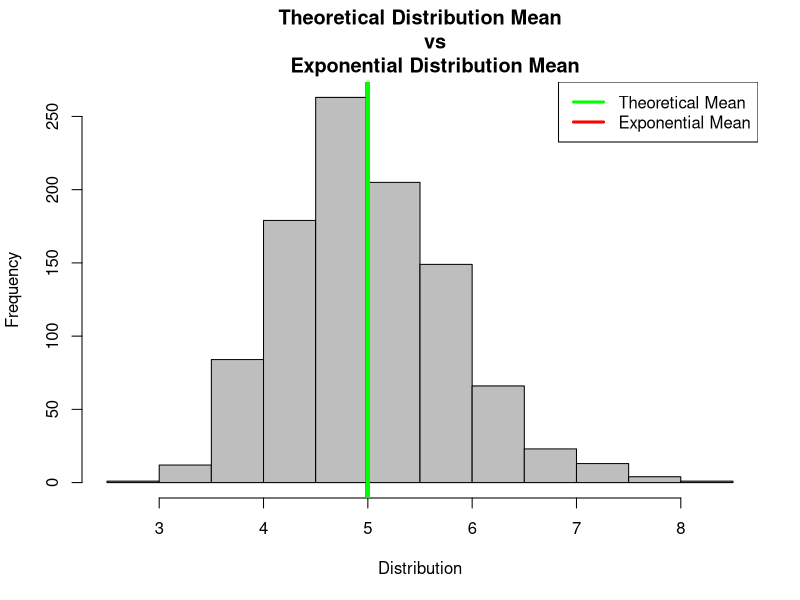
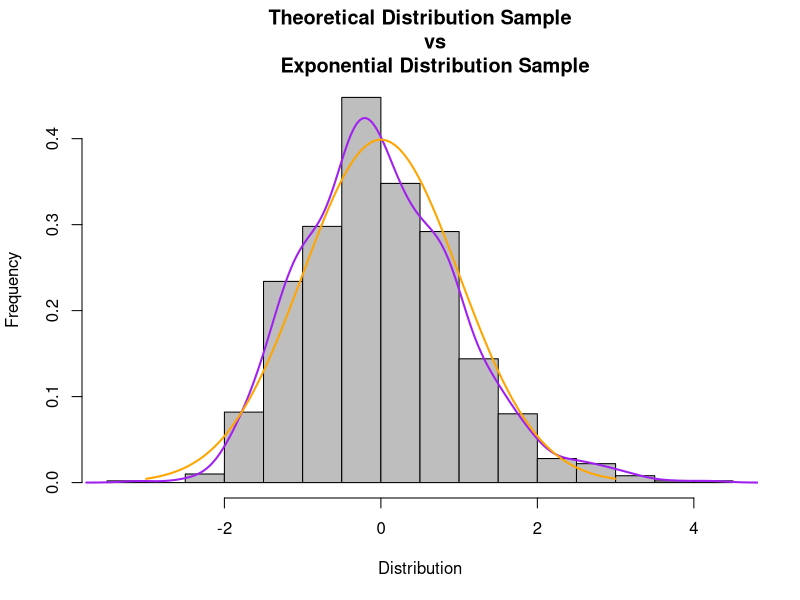

Here is the R script that generated these plots, in order:
## ---- chunk 1
lambda = .2
sd_exp_dist <- 1/lambda
n = 40
exp_dist <- rep(NA, 1000)
for (i in 1:1000) {
        exp_dist [i] <- mean(rexp(n, lambda))
}
## Theoretical Distribution Mean
theo_mean <- 1 / lambda
## Exponential Distribution Mean 
exp_dist_mean <- mean(exp_dist)
## Theoretical Distribution Variance
theo_var <- ((sd_exp_dist) ^ 2) / n 
## Exponential Distribution Variance
exp_dist_var <- var(exp_dist)
## ---- chunk 2
theo_mean
## ---- chunk 3
exp_dist_mean

hist(exp_dist, main = "Theoretical Distribution Mean
     vs
     Exponential Distribution Mean",
     xlab = "Distribution", ylab = "Frequency", "col" = "grey")
abline(v = exp_dist_mean, col = "red", lwd = 4)
abline(v = theo_mean, col = "green", lwd = 4)
legend("topright", c("Theoretical Mean", "Exponential Mean"), 
       col = c("green", "red"), lwd = 3)
## ---- chunk 4
theo_var
## ---- chunk 5
exp_dist_var

exp_dist_scale <- scale(exp_dist)
hist(exp_dist_scale, main = "Theoretical Distribution Sample
     vs
     Exponential Distribution Sample",
     xlab = "Distribution", ylab = "Frequency", "col" = "gray", prob = TRUE)
lines(density(exp_dist_scale), col = "purple", lwd = 2)
curve(dnorm(x, 0, 1), -3, 3, add = TRUE, col = "orange", lwd = 2)
